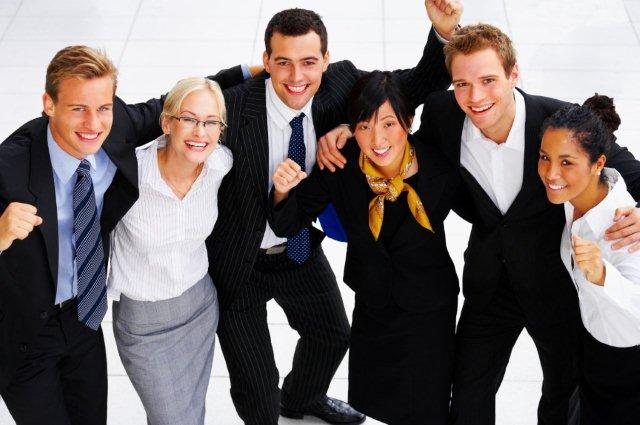
//> input picture My labs/Lab_12/group1.jpg, 640 x 425 px
$ ./Source   (built with g++ and OpenCV 4)
//> lines starting //> are read from the running program, lines starting //| are printed output that depends on the picture
//OpenCV
#include <stdio.h>
#include <iostream>
#include <vector>

#include <opencv2\opencv.hpp>
#include <opencv2\imgproc\types_c.h>
#include <opencv2\imgcodecs.hpp>
#include <opencv2\core.hpp>
#include <opencv2\imgproc.hpp>
#include <opencv2\highgui.hpp>
#include <opencv2\objdetect.hpp>
//#include <opencv2\highgui\highgui_winrt.hpp>


int main()
{
	/* Инициализация */
	cv::CascadeClassifier face_cascade;
	cv::Mat image = cv::imread("group1.jpg");
//> image is the input picture: 425 rows x 640 cols, CV_8UC3; mean B, G, R 106.5, 107, 116
	cv::Mat groupFaces = cv::Mat(image.rows, image.cols, CV_8UC4);
	cv::cvtColor(image, groupFaces, cv::COLOR_BGR2BGRA);
	//cv::winrt_initContainer(cvContainer);
	cv::imshow(std::string("Window 1"), groupFaces);

	if (!face_cascade.load("haarcascade_frontalface_alt.xml")) {
		std::cout << "Couldn't load face detector" << std::endl;
	}

	/* Обнаружение */
	if (!groupFaces.empty()) {
		std::vector<cv::Rect> facesColl;
		cv::Mat frame_gray;

		cvtColor(groupFaces, frame_gray, cv::COLOR_BGR2GRAY);
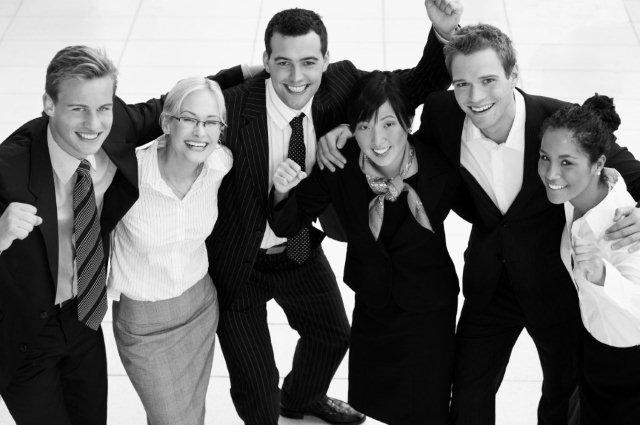
//> frame_gray: 425 rows x 640 cols, CV_8UC1; min 0, max 255, mean 109.6
		cv::equalizeHist(frame_gray, frame_gray);
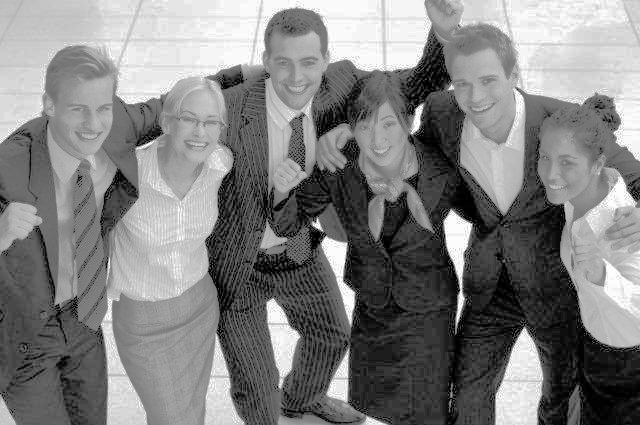
//> frame_gray: 425 rows x 640 cols, CV_8UC1; min 0, max 255, mean 128.1

		// Detect faces
		face_cascade.detectMultiScale(frame_gray,
			facesColl,
			1.1, 2,
			0 | cv::CASCADE_SCALE_IMAGE,
			cv::Size(1, 1));
//> facesColl = 6 Rects (x, y, width, height): [170, 99, 59, 59], [267, 40, 62, 62], [60, 86, 63, 63], [349, 104, 59, 59], [445, 59, 65, 65], [524, 139, 64, 64]
		for (unsigned int i = 0; i < facesColl.size(); i++)
		{
			auto face = facesColl[i];
			cv::rectangle(groupFaces, face, cv::Scalar(0, 255, 255), 5);
		}
//> this loop made 6 passes
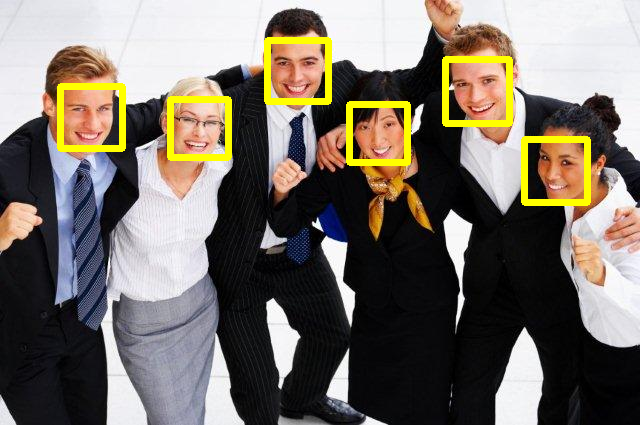
//> groupFaces: 425 rows x 640 cols, CV_8UC4; mean B, G, R, A 103.4, 112.7, 120.3, 245.5

		cv::imshow(std::string("Window 2"), groupFaces);
	}
	else {
		std::cout << "Initialize image before processing" << std::endl;
	}

	cv::waitKey();
	return 0;
}
